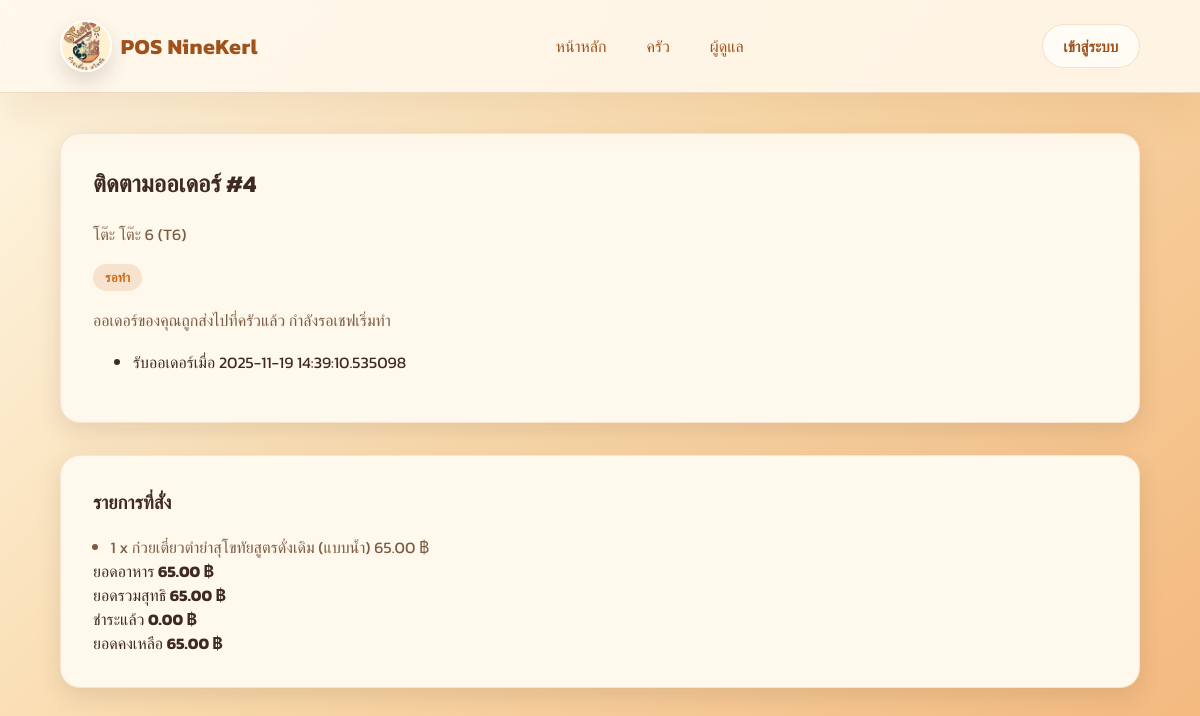
Screenshot of /order/4 with the database file from the repository.
### pos_app/models.py (models this page shows, shortened)
class DiningTable(Base):
    __tablename__ = "dining_tables"
    id: Mapped[int] = mapped_column(primary_key=True)
    name: Mapped[str] = mapped_column(String(50), nullable=False)
    code: Mapped[str] = mapped_column(String(20), nullable=False, unique=True)
    access_token: Mapped[str | None] = mapped_column(String(64), nullable=True)
    orders: Mapped[List["Order"]] = relationship(
        "Order", back_populates="table", cascade="all, delete-orphan"
    )

class MenuItem(Base):
    __tablename__ = "menu_items"
    __table_args__ = (UniqueConstraint("name", "category_id"),)
    id: Mapped[int] = mapped_column(primary_key=True)
    name: Mapped[str] = mapped_column(String(150), nullable=False)
    description: Mapped[str | None] = mapped_column(Text, nullable=True)
    price: Mapped[float] = mapped_column(Numeric(10, 2), nullable=False)
    is_available: Mapped[bool] = mapped_column(default=True, nullable=False)
    position: Mapped[int] = mapped_column(Integer, default=0, nullable=False)
    image_path: Mapped[str | None] = mapped_column(String(255), nullable=True)
    allow_special: Mapped[bool] = mapped_column(Boolean, default=False, nullable=False)
    special_price_delta: Mapped[float] = mapped_column(Numeric(10, 2), default=0, nullable=False)
    category_id: Mapped[int] = mapped_column(
        ForeignKey("menu_categories.id"), nullable=False
    )
    category: Mapped["MenuCategory"] = relationship("MenuCategory", back_populates="items")
    order_items: Mapped[List["OrderItem"]] = relationship("OrderItem", back_populates="menu_item")
    ingredients: Mapped[List["MenuItemIngredient"]] = relationship(
        "MenuItemIngredient",
        back_populates="menu_item",
        cascade="all, delete-orphan",
        order_by="MenuItemIngredient.id",
    )
    option_groups: Mapped[List["MenuOptionGroup"]] = relationship(
        "MenuOptionGroup",
        back_populates="menu_item",
        cascade="all, delete-orphan",
        order_by="MenuOptionGroup.position",
    )

### pos_app/views.py (the view)
@main_blueprint.route("/order/<int:order_id>")
def order_status_page(order_id: int):
    order = db_session.get(Order, order_id)
    if not order:
        abort(404, description="Order not found")
    return render_template("order_status.html", order=_order_to_dict(order))

### pos_app/models.py (called while the page is built)
    @property
    def subtotal(self) -> float:
        return float(sum((item.subtotal for item in self.items), 0.0))

    @property
    def discount(self) -> float:
        return float(self.discount_amount or 0)

    @property
    def service(self) -> float:
        return float(self.service_charge or 0)

    @property
    def tax_percentage(self) -> float:
        return float(self.tax_rate or 0)

    @property
    def tax_amount(self) -> float:
        taxable = max(self.subtotal - self.discount + self.service, 0.0)
        return round(taxable * (self.tax_percentage / 100), 2)

    @property
    def total(self) -> float:
        return self.grand_total

    @property
    def grand_total(self) -> float:
        return round(self.subtotal - self.discount + self.service + self.tax_amount, 2)

    @property
    def amount_paid(self) -> float:
        return float(sum((float(payment.amount) for payment in self.payments), 0.0))

    @property
    def balance_due(self) -> float:
        return round(self.grand_total - self.amount_paid, 2)

    @property
    def subtotal(self) -> float:
        price = self.unit_price if self.unit_price is not None else self.menu_item.price
        return float(price) * self.quantity

### templates/order_status.html (shortened to what this page needs)
{% extends "base.html" %}
{% block content %}
<section class="panel">
  <h2>ติดตามออเดอร์ #{{ order.id }}</h2>
  <p>โต๊ะ {{ order.table }} ({{ order.table_code }})</p>
  <div class="tracking-box">
    <span class="status-label status-{{ order.status }}">{{ order.status_label }}</span>
    <p>{{ order.status_hint }}</p>
    <ul class="tracking-history">
      <li>รับออเดอร์เมื่อ {{ order.created_at.replace("T", " ") }}</li>
    </ul>
  </div>
</section>
<section class="panel">
  <h3>รายการที่สั่ง</h3>
  <ul class="order-items">
    {% for item in order["items"] %}
    <li>
      <span>{{ item.quantity }} x {{ item.name }}</span>
      <span>{{ "%.2f"|format(item.subtotal) }} ฿</span>
    </li>
    {% endfor %}
  </ul>
  <div class="order-summary">
    <div>
      <span>ยอดอาหาร</span>
      <strong>{{ "%.2f"|format(order.subtotal) }} ฿</strong>
    </div>
    <div class="total-line">
      <span>ยอดรวมสุทธิ</span>
      <strong>{{ "%.2f"|format(order.grand_total) }} ฿</strong>
    </div>
    <div>
      <span>ชำระแล้ว</span>
      <strong>{{ "%.2f"|format(order.amount_paid) }} ฿</strong>
    </div>
    <div>
      <span>ยอดคงเหลือ</span>
      <strong>
        {% if order.balance_due > 0 %}
        {{ "%.2f"|format(order.balance_due) }} ฿
        {% else %}
        <span class="badge badge-success">ชำระครบ</span>
        {% endif %}
      </strong>
    </div>
  </div>
</section>
{% endblock %}

### static/css/main.css (style rules this page uses)
:root { --font-family: "Kanit", -apple-system, BlinkMacSystemFont, "Segoe UI", sans-serif; --color-bg: #fdf3dd; --color-surface: #fff8ec; --color-primary: #d38234; --color-primary-dark: #a0521c; --color-accent: #f2c061; --color-success: #3e7466; --color-warning: #c96b1b; --color-danger: #bf4432; --color-muted: #7c5c42; --color-text: #3f2a20; --shadow-sm: 0 8px 24px rgba(63, 42, 32, 0.12); --shadow-md: 0 20px 45px rgba(63, 42, 32, 0.18); --radius-lg: 20px; --radius-md: 14px; --radius-pill: 999px; }
*, *::before, *::after { box-sizing: border-box; }
body { margin: 0; font-family: var(--font-family); background: linear-gradient(135deg, #fef8e7 0%, #f9d9aa 45%, #f3b77c 100%); color: var(--color-text); min-height: 100vh; }
.panel { background: var(--color-surface); border-radius: var(--radius-lg); padding: 2rem; margin-bottom: 2rem; box-shadow: var(--shadow-sm); border: 1px solid rgba(208, 115, 47, 0.15); }
.panel h2, .panel h3, .panel h4 { margin-top: 0; color: var(--color-text); }
.panel p { color: var(--color-muted); line-height: 1.7; }
.order-items { margin: 0; padding-left: 1.1rem; color: var(--color-muted); display: flex; flex-direction: column; gap: 0.35rem; }
.status-label { display: inline-flex; align-items: center; justify-content: center; gap: 0.35rem; padding: 0.25rem 0.75rem; border-radius: var(--radius-pill); font-size: 0.8rem; font-weight: 600; text-transform: uppercase; letter-spacing: 0.02em; }
.status-pending { background: rgba(201, 107, 27, 0.15); color: var(--color-warning); }

### rows the page displays
DiningTable: table "โต๊ะ 6", table_code "T6"
MenuItem: name "ก๋วยเตี๋ยวตำยำสุโขทัยสูตรดั่งเดิม (แบบน้ำ)"

### other values shown
{{ order.id }} "4"
{{ order.status_label }} "รอทำ"
{{ order.status_hint }} "ออเดอร์ของคุณถูกส่งไปที่ครัวแล้ว กำลังรอเชฟเริ่มทำ"
{{ order.created_at.replace("T", " ") }} "2025-11-19 14:39:10.535098"
{{ item.quantity }} "1"
{{ "%.2f"|format(item.subtotal) }} "65.00"
{{ "%.2f"|format(order.subtotal) }} "65.00"
{{ "%.2f"|format(order.grand_total) }} "65.00"
{{ "%.2f"|format(order.amount_paid) }} "0.00"
{{ "%.2f"|format(order.balance_due) }} "65.00"
